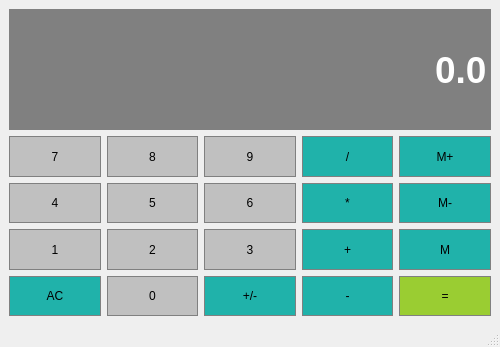
<?xml version="1.0" encoding="UTF-8"?>
<ui version="4.0">
 <class>Calculator</class>
 <widget class="QMainWindow" name="Calculator">
  <property name="geometry">
   <rect>
    <x>0</x>
    <y>0</y>
    <width>500</width>
    <height>347</height>
   </rect>
  </property>
  <property name="windowTitle">
   <string>Calculator</string>
  </property>
  <widget class="QWidget" name="centralwidget">
   <layout class="QGridLayout" name="gridLayout">
    <item row="8" column="3">
     <widget class="QPushButton" name="Substract">
      <property name="sizePolicy">
       <sizepolicy hsizetype="Preferred" vsizetype="Preferred">
        <horstretch>0</horstretch>
        <verstretch>0</verstretch>
       </sizepolicy>
      </property>
      <property name="styleSheet">
       <string notr="true">QPushButton{
	background-color: #20B2AA;
	border: 1px solid gray;
	padding: 5px;
}

QPushButton:pressed{
	background-color: #A9A9A9;
	border: 1px solid gray;
	padding: 5px;
}</string>
      </property>
      <property name="text">
       <string>-</string>
      </property>
     </widget>
    </item>
    <item row="8" column="2">
     <widget class="QPushButton" name="ChangeSign">
      <property name="sizePolicy">
       <sizepolicy hsizetype="Preferred" vsizetype="Preferred">
        <horstretch>0</horstretch>
        <verstretch>0</verstretch>
       </sizepolicy>
      </property>
      <property name="styleSheet">
       <string notr="true">QPushButton{
	background-color: #20B2AA;
	border: 1px solid gray;
	padding: 5px;
}

QPushButton:pressed{
	background-color: #A9A9A9;
	border: 1px solid gray;
	padding: 5px;
}</string>
      </property>
      <property name="text">
       <string>+/-</string>
      </property>
     </widget>
    </item>
    <item row="8" column="4">
     <widget class="QPushButton" name="Equals">
      <property name="sizePolicy">
       <sizepolicy hsizetype="Preferred" vsizetype="Preferred">
        <horstretch>0</horstretch>
        <verstretch>0</verstretch>
       </sizepolicy>
      </property>
      <property name="styleSheet">
       <string notr="true">QPushButton{
	background-color: #9ACD32;
	border: 1px solid gray;
	padding: 5px;
}

QPushButton:pressed{
	background-color: #A9A9A9;
	border: 1px solid gray;
	padding: 5px;
}</string>
      </property>
      <property name="text">
       <string>=</string>
      </property>
     </widget>
    </item>
    <item row="7" column="3">
     <widget class="QPushButton" name="Add">
      <property name="sizePolicy">
       <sizepolicy hsizetype="Preferred" vsizetype="Preferred">
        <horstretch>0</horstretch>
        <verstretch>0</verstretch>
       </sizepolicy>
      </property>
      <property name="styleSheet">
       <string notr="true">QPushButton{
	background-color: #20B2AA;
	border: 1px solid gray;
	padding: 5px;
}

QPushButton:pressed{
	background-color: #A9A9A9;
	border: 1px solid gray;
	padding: 5px;
}</string>
      </property>
      <property name="text">
       <string>+</string>
      </property>
     </widget>
    </item>
    <item row="8" column="0">
     <widget class="QPushButton" name="All_Clear">
      <property name="sizePolicy">
       <sizepolicy hsizetype="Preferred" vsizetype="Preferred">
        <horstretch>0</horstretch>
        <verstretch>0</verstretch>
       </sizepolicy>
      </property>
      <property name="styleSheet">
       <string notr="true">QPushButton{
	background-color: #20B2AA;
	border: 1px solid gray;
	padding: 5px;
}

QPushButton:pressed{
	background-color: #A9A9A9;
	border: 1px solid gray;
	padding: 5px;
}</string>
      </property>
      <property name="text">
       <string>AC</string>
      </property>
     </widget>
    </item>
    <item row="6" column="3">
     <widget class="QPushButton" name="Multiply">
      <property name="sizePolicy">
       <sizepolicy hsizetype="Preferred" vsizetype="Preferred">
        <horstretch>0</horstretch>
        <verstretch>0</verstretch>
       </sizepolicy>
      </property>
      <property name="styleSheet">
       <string notr="true">QPushButton{
	background-color: #20B2AA;
	border: 1px solid gray;
	padding: 5px;
}

QPushButton:pressed{
	background-color: #A9A9A9;
	border: 1px solid gray;
	padding: 5px;
}</string>
      </property>
      <property name="text">
       <string>*</string>
      </property>
     </widget>
    </item>
    <item row="8" column="1">
     <widget class="QPushButton" name="Button0">
      <property name="sizePolicy">
       <sizepolicy hsizetype="Preferred" vsizetype="Preferred">
        <horstretch>0</horstretch>
        <verstretch>0</verstretch>
       </sizepolicy>
      </property>
      <property name="styleSheet">
       <string notr="true">QPushButton{
	background-color: #C0C0C0;
	border: 1px solid gray;
	padding: 5px;
}

QPushButton:pressed{
	background-color: #A9A9A9;
	border: 1px solid gray;
	padding: 5px;
}</string>
      </property>
      <property name="text">
       <string>0</string>
      </property>
     </widget>
    </item>
    <item row="7" column="4">
     <widget class="QPushButton" name="MemGet">
      <property name="sizePolicy">
       <sizepolicy hsizetype="Preferred" vsizetype="Preferred">
        <horstretch>0</horstretch>
        <verstretch>0</verstretch>
       </sizepolicy>
      </property>
      <property name="styleSheet">
       <string notr="true">QPushButton{
	background-color: #20B2AA;
	border: 1px solid gray;
	padding: 5px;
}

QPushButton:pressed{
	background-color: #A9A9A9;
	border: 1px solid gray;
	padding: 5px;
}</string>
      </property>
      <property name="text">
       <string>M</string>
      </property>
     </widget>
    </item>
    <item row="6" column="4">
     <widget class="QPushButton" name="MemClear">
      <property name="sizePolicy">
       <sizepolicy hsizetype="Preferred" vsizetype="Preferred">
        <horstretch>0</horstretch>
        <verstretch>0</verstretch>
       </sizepolicy>
      </property>
      <property name="styleSheet">
       <string notr="true">QPushButton{
	background-color: #20B2AA;
	border: 1px solid gray;
	padding: 5px;
}

QPushButton:pressed{
	background-color: #A9A9A9;
	border: 1px solid gray;
	padding: 5px;
}</string>
      </property>
      <property name="text">
       <string>M-</string>
      </property>
     </widget>
    </item>
    <item row="7" column="1">
     <widget class="QPushButton" name="Button2">
      <property name="sizePolicy">
       <sizepolicy hsizetype="Preferred" vsizetype="Preferred">
        <horstretch>0</horstretch>
        <verstretch>0</verstretch>
       </sizepolicy>
      </property>
      <property name="styleSheet">
       <string notr="true">QPushButton{
	background-color: #C0C0C0;
	border: 1px solid gray;
	padding: 5px;
}

QPushButton:pressed{
	background-color: #A9A9A9;
	border: 1px solid gray;
	padding: 5px;
}</string>
      </property>
      <property name="text">
       <string>2</string>
      </property>
     </widget>
    </item>
    <item row="7" column="0">
     <widget class="QPushButton" name="Button1">
      <property name="sizePolicy">
       <sizepolicy hsizetype="Preferred" vsizetype="Preferred">
        <horstretch>0</horstretch>
        <verstretch>0</verstretch>
       </sizepolicy>
      </property>
      <property name="styleSheet">
       <string notr="true">QPushButton{
	background-color: #C0C0C0;
	border: 1px solid gray;
	padding: 5px;
}

QPushButton:pressed{
	background-color: #A9A9A9;
	border: 1px solid gray;
	padding: 5px;
}</string>
      </property>
      <property name="text">
       <string>1</string>
      </property>
     </widget>
    </item>
    <item row="7" column="2">
     <widget class="QPushButton" name="Button3">
      <property name="sizePolicy">
       <sizepolicy hsizetype="Preferred" vsizetype="Preferred">
        <horstretch>0</horstretch>
        <verstretch>0</verstretch>
       </sizepolicy>
      </property>
      <property name="styleSheet">
       <string notr="true">QPushButton{
	background-color: #C0C0C0;
	border: 1px solid gray;
	padding: 5px;
}

QPushButton:pressed{
	background-color: #A9A9A9;
	border: 1px solid gray;
	padding: 5px;
}</string>
      </property>
      <property name="text">
       <string>3</string>
      </property>
     </widget>
    </item>
    <item row="4" column="4">
     <widget class="QPushButton" name="MemAdd">
      <property name="sizePolicy">
       <sizepolicy hsizetype="Preferred" vsizetype="Preferred">
        <horstretch>0</horstretch>
        <verstretch>0</verstretch>
       </sizepolicy>
      </property>
      <property name="styleSheet">
       <string notr="true">QPushButton{
	background-color: #20B2AA;
	border: 1px solid gray;
	padding: 5px;
}

QPushButton:pressed{
	background-color: #A9A9A9;
	border: 1px solid gray;
	padding: 5px;
}</string>
      </property>
      <property name="text">
       <string>M+</string>
      </property>
     </widget>
    </item>
    <item row="4" column="3">
     <widget class="QPushButton" name="Divide">
      <property name="sizePolicy">
       <sizepolicy hsizetype="Preferred" vsizetype="Preferred">
        <horstretch>0</horstretch>
        <verstretch>0</verstretch>
       </sizepolicy>
      </property>
      <property name="styleSheet">
       <string notr="true">QPushButton{
	background-color: #20B2AA;
	border: 1px solid gray;
	padding: 5px;
}

QPushButton:pressed{
	background-color: #A9A9A9;
	border: 1px solid gray;
	padding: 5px;
}</string>
      </property>
      <property name="text">
       <string>/</string>
      </property>
     </widget>
    </item>
    <item row="6" column="2">
     <widget class="QPushButton" name="Button6">
      <property name="sizePolicy">
       <sizepolicy hsizetype="Preferred" vsizetype="Preferred">
        <horstretch>0</horstretch>
        <verstretch>0</verstretch>
       </sizepolicy>
      </property>
      <property name="styleSheet">
       <string notr="true">QPushButton{
	background-color: #C0C0C0;
	border: 1px solid gray;
	padding: 5px;
}

QPushButton:pressed{
	background-color: #A9A9A9;
	border: 1px solid gray;
	padding: 5px;
}</string>
      </property>
      <property name="text">
       <string>6</string>
      </property>
     </widget>
    </item>
    <item row="6" column="1">
     <widget class="QPushButton" name="Button5">
      <property name="sizePolicy">
       <sizepolicy hsizetype="Preferred" vsizetype="Preferred">
        <horstretch>0</horstretch>
        <verstretch>0</verstretch>
       </sizepolicy>
      </property>
      <property name="styleSheet">
       <string notr="true">QPushButton{
	background-color: #C0C0C0;
	border: 1px solid gray;
	padding: 5px;
}

QPushButton:pressed{
	background-color: #A9A9A9;
	border: 1px solid gray;
	padding: 5px;
}</string>
      </property>
      <property name="text">
       <string>5</string>
      </property>
     </widget>
    </item>
    <item row="6" column="0">
     <widget class="QPushButton" name="Button4">
      <property name="sizePolicy">
       <sizepolicy hsizetype="Preferred" vsizetype="Preferred">
        <horstretch>0</horstretch>
        <verstretch>0</verstretch>
       </sizepolicy>
      </property>
      <property name="styleSheet">
       <string notr="true">QPushButton{
	background-color: #C0C0C0;
	border: 1px solid gray;
	padding: 5px;
}

QPushButton:pressed{
	background-color: #A9A9A9;
	border: 1px solid gray;
	padding: 5px;
}</string>
      </property>
      <property name="text">
       <string>4</string>
      </property>
     </widget>
    </item>
    <item row="4" column="0">
     <widget class="QPushButton" name="Button7">
      <property name="sizePolicy">
       <sizepolicy hsizetype="Preferred" vsizetype="Preferred">
        <horstretch>0</horstretch>
        <verstretch>0</verstretch>
       </sizepolicy>
      </property>
      <property name="styleSheet">
       <string notr="true">QPushButton{
	background-color: #C0C0C0;
	border: 1px solid gray;
	padding: 5px;
}

QPushButton:pressed{
	background-color: #A9A9A9;
	border: 1px solid gray;
	padding: 5px;
}</string>
      </property>
      <property name="text">
       <string>7</string>
      </property>
     </widget>
    </item>
    <item row="4" column="1">
     <widget class="QPushButton" name="Button8">
      <property name="sizePolicy">
       <sizepolicy hsizetype="Preferred" vsizetype="Preferred">
        <horstretch>0</horstretch>
        <verstretch>0</verstretch>
       </sizepolicy>
      </property>
      <property name="styleSheet">
       <string notr="true">QPushButton{
	background-color: #C0C0C0;
	border: 1px solid gray;
	padding: 5px;
}

QPushButton:pressed{
	background-color: #A9A9A9;
	border: 1px solid gray;
	padding: 5px;
}</string>
      </property>
      <property name="text">
       <string>8</string>
      </property>
     </widget>
    </item>
    <item row="4" column="2">
     <widget class="QPushButton" name="Button9">
      <property name="sizePolicy">
       <sizepolicy hsizetype="Preferred" vsizetype="Preferred">
        <horstretch>0</horstretch>
        <verstretch>0</verstretch>
       </sizepolicy>
      </property>
      <property name="styleSheet">
       <string notr="true">QPushButton{
	background-color: #C0C0C0;
	border: 1px solid gray;
	padding: 5px;
}

QPushButton:pressed{
	background-color: #A9A9A9;
	border: 1px solid gray;
	padding: 5px;
}</string>
      </property>
      <property name="text">
       <string>9</string>
      </property>
     </widget>
    </item>
    <item row="0" column="0" rowspan="3" colspan="5">
     <widget class="QLineEdit" name="Display">
      <property name="sizePolicy">
       <sizepolicy hsizetype="Preferred" vsizetype="Expanding">
        <horstretch>0</horstretch>
        <verstretch>0</verstretch>
       </sizepolicy>
      </property>
      <property name="font">
       <font>
        <family>Arial</family>
        <pointsize>28</pointsize>
        <weight>75</weight>
        <bold>true</bold>
       </font>
      </property>
      <property name="styleSheet">
       <string notr="true">QLineEdit{
	background-color: gray;
	border: 1px solid gray;
	color: #ffffff;
}</string>
      </property>
      <property name="text">
       <string>0.0</string>
      </property>
      <property name="alignment">
       <set>Qt::AlignRight|Qt::AlignTrailing|Qt::AlignVCenter</set>
      </property>
     </widget>
    </item>
   </layout>
  </widget>
  <widget class="QMenuBar" name="menubar">
   <property name="geometry">
    <rect>
     <x>0</x>
     <y>0</y>
     <width>500</width>
     <height>26</height>
    </rect>
   </property>
  </widget>
  <widget class="QStatusBar" name="statusbar"/>
 </widget>
 <resources/>
 <connections/>
</ui>
